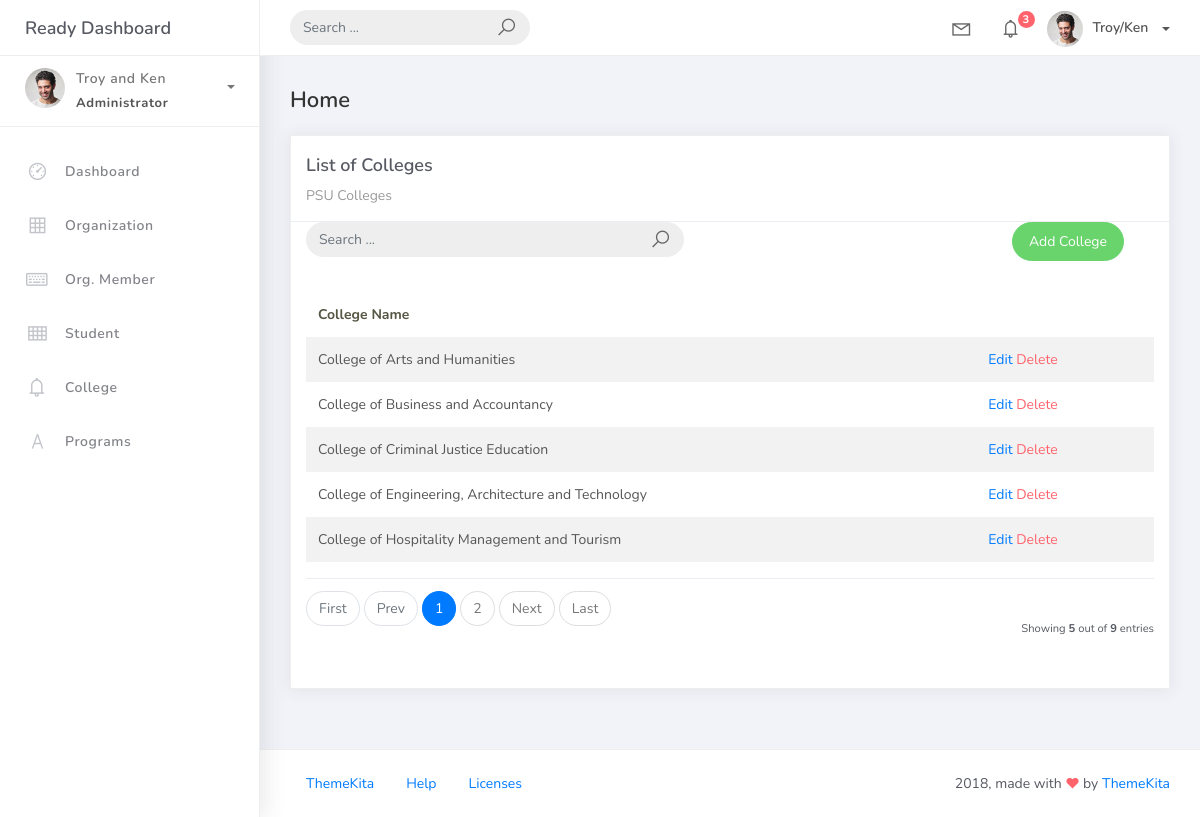
The page /college_list on the database as committed earlier.
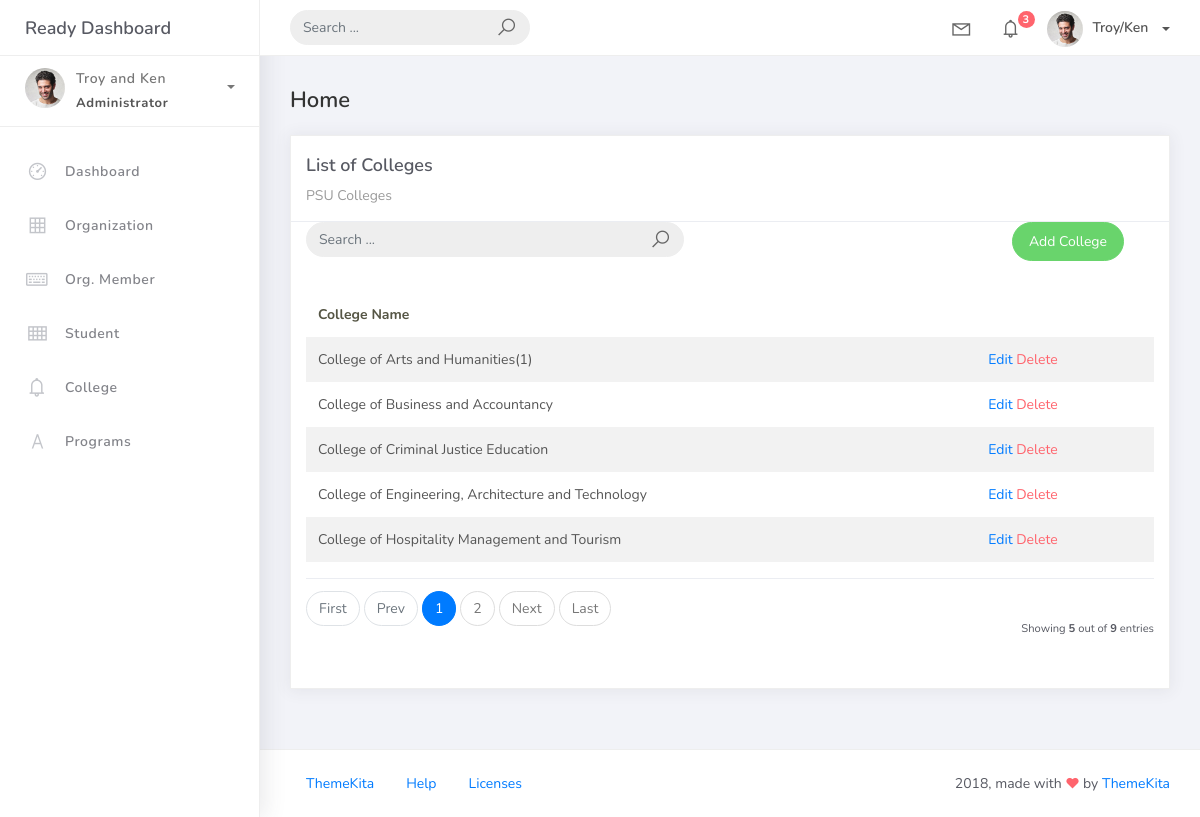
The same page on the database as committed later.
### studentorg/models.py (models this page shows, shortened)
class BaseModel(models.Model):
    created_at = models.DateTimeField(auto_now_add=True, db_index=True)
    updated_at = models.DateTimeField(auto_now=True)
    class Meta:
        abstract = True

class College(BaseModel):
    college_name = models.CharField(max_length=150)

### studentorg/views.py (the view)
# urls.py: path('college_list', CollegeList.as_view(), name='college-list'),
class CollegeList(ListView):
    model = College
    context_object_name = 'college'
    template_name = 'college_list.html'
    paginate_by = 5

### templates/college_list.html (shortened to what this page needs)
{% extends 'base.html' %}
{% load static %}
{% block content %}
<div class="content">
    <div class="container-fluid">
        <h4 class="page-title">Home</h4>
        <div class="row">
            <div class="col-md-12">
                <div class="card">
                    <div class="card-header">
                        <div class="card-title">List of Colleges</div>
                        <div class="card-category">PSU Colleges</div>
                    </div>
<div class="col-md-12 row">
    <div class="col-md-6">
        <form class="navbar-left navbar-form nav-search mr-md-3" action="">
            <div class="input-group">
                <input type="text" placeholder="Search ..." class="form-control" />
                <div class="input-group-append">
                    <span class="input-group-text">
                        <i class="la la-search search-icon"></i>
                    </span>
                </div>
            </div>
        </form>
    </div>
    <div class="col-md-6">
        <div class="pull-right">
            <a href="{% url 'college-add' %}" class="btn btn-success btn-rounded">Add College</a>
        </div>
    </div>
</div>
                    <div class="card-body">
                        <table class="table table-striped mt-3">
                            <thead>
                                <tr>
                                    <th scope="col">College Name</th>
                                </tr>
                            </thead>
                            <tbody>
                                {% for object in object_list %}
                                <tr>
                                    <td>{{ object.college_name}}</td>
                                     <td>
                                        <a href="college_list/{{object.id}}">Edit</a>
                                        <a href="college_list/{{object.id}}/delete" class="text-danger">Delete</a>
                                    </td>
                                {% endfor %}
                            </tbody>
                        </table>
                        {% include 'includes/pagination.html' %}
                    </div>
                </div>
            </div>
        </div>
    </div>
</div>
{% endblock %}

Rows that differ between the two databases and show on the page:
changed College: college_name "College of Arts and Humanities" → "College of Arts and Humanities(1)"
